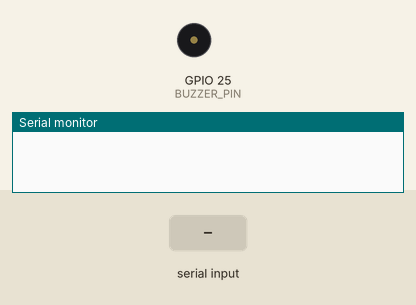
Bench run of a sketch on a simulated ESP32. Parts: buzzer (waves = sounding, pin HIGH), the last lines printed to the serial monitor. Inputs (shaded band) come from the test bench.

Above: at 1.2 s.
1.3 s: "ALERT 1\n" received over Serial
At 2.4 s:
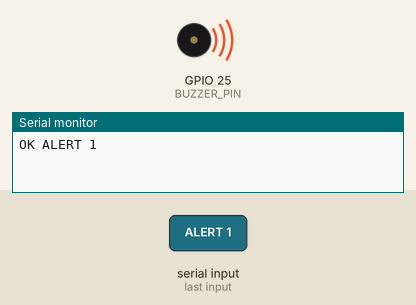
4.3 s: "ALERT 1 \n" received over Serial
At 7.4 s:
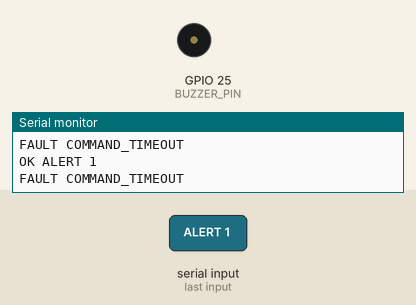
Timing chart, 0 to 8.9 s (numbered marks = the images above; inputs shaded):
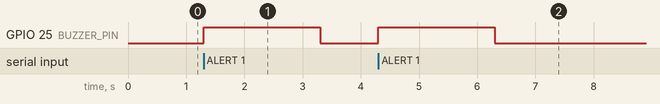

Measured:
- after the input at 1.3 s, GPIO 25 (BUZZER_PIN): LOW → HIGH at once, → LOW 2.0 s later
- after the input at 4.3 s, GPIO 25 (BUZZER_PIN): LOW → HIGH at once, → LOW 2.0 s later

The sketch:

esp32_buzzer.ino
```cpp
// ESP32 WROOM buzzer adapter for the Radxa ROCK 4D driver-monitoring runtime.
// Input: one newline-terminated ASCII command over USB serial at 115200 baud.
// ALERT 1 <reasons> turns the buzzer on; ALERT 0 turns it off.

const int BUZZER_PIN = 25;  // change to the GPIO wired to the active buzzer
bool alertActive = false;
String line;
bool overflow = false;
unsigned long lastCommandMs = 0;
const unsigned long COMMAND_TIMEOUT_MS = 2000;

void setAlert(bool active) {
  if (active == alertActive) return;
  alertActive = active;
  digitalWrite(BUZZER_PIN, active ? HIGH : LOW);
}

void handleCommand(String command) {
  command.trim();
  if (command == "ALERT 1" || command.startsWith("ALERT 1 ")) {
    lastCommandMs = millis();
    setAlert(true);
    Serial.println("OK ALERT 1");
  } else if (command == "ALERT 0") {
    lastCommandMs = millis();
    setAlert(false);
    Serial.println("OK ALERT 0");
  } else if (command.length() > 0) {
    Serial.println("ERR UNKNOWN_COMMAND");
  }
}

void setup() {
  pinMode(BUZZER_PIN, OUTPUT);
  digitalWrite(BUZZER_PIN, LOW);
  Serial.begin(115200);
}

void loop() {
  while (Serial.available() > 0) {
    char c = static_cast<char>(Serial.read());
    if (c == '\n') {
      if (overflow) Serial.println("ERR TOO_LONG");
      else handleCommand(line);
      line = "";
      overflow = false;
    } else if (c != '\r') {
      if (line.length() < 160 && !overflow) line += c;
      else overflow = true;
    }
  }
  if (alertActive && static_cast<unsigned long>(millis() - lastCommandMs) >= COMMAND_TIMEOUT_MS) {
    setAlert(false);
    Serial.println("FAULT COMMAND_TIMEOUT");
  }
}
```
